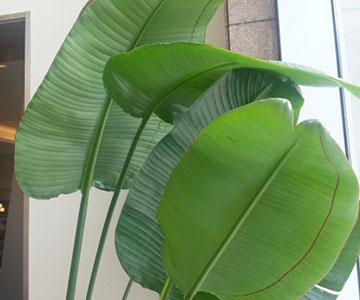
#> input picture Computer Vision/Practice OpenCV/image/edge_test.jpg, 360 x 300 px
$ python 15_filter_2.py
#> lines starting #> are read from the running program, lines starting #| are printed output that depends on the picture
import cv2 as cv
import numpy as np

img = cv.imread('./image/edge_test.jpg', cv.IMREAD_GRAYSCALE)
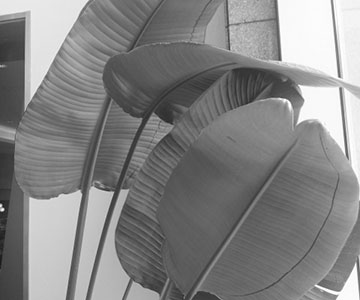
#> img: shape (300, 360); min 26, max 255, mean 132.5
kernel1 = np.array([[-1,0,0],
                   [0,1,0],
                   [0,0,0]])

kernel2 = np.array([[0,0,-1],
                   [0,1,0],
                   [0,0,0]])

dst1 = cv.filter2D(img, cv.CV_32F, kernel1)
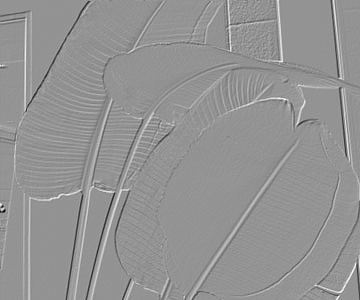
#> dst1: shape (300, 360) float32; min -156, max 113, mean 0.2; drawn with min black and max white
dst2 = cv.filter2D(img, cv.CV_32F, kernel2)
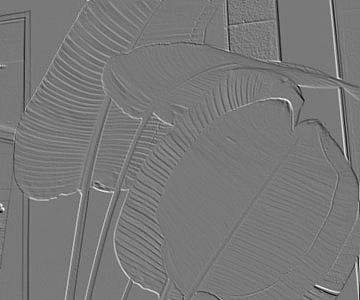
#> dst2: shape (300, 360) float32; min -134, max 148, mean -0.5; drawn with min black and max white

print(img.shape, img.dtype)
#| (300, 360) uint8
print(dst1, dst1.dtype)
#> (printed output is left out)
print(dst2, dst2.dtype)
#> (printed output is left out)

cv.imshow('original', img)
cv.imshow('dst1', dst1)
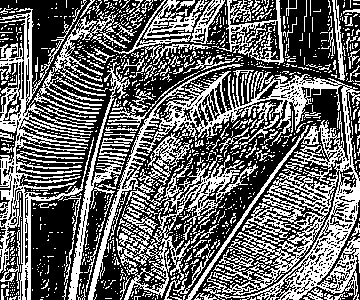
#> window 'dst1': shape (300, 360); 41.1% white in thin lines or dots
cv.imshow('dst2', dst2)
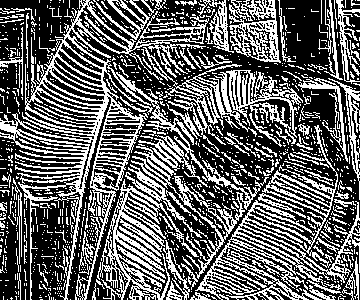
#> window 'dst2': shape (300, 360); 38.6% white in thin lines or dots
cv.waitKey()
